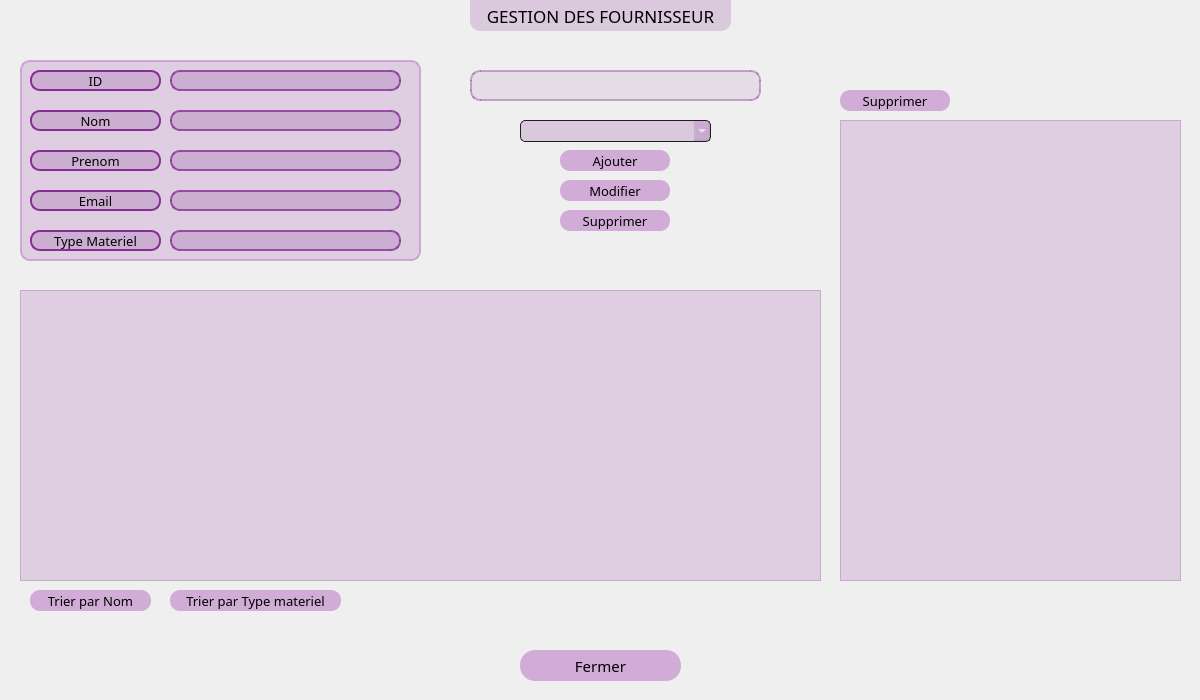
<?xml version="1.0" encoding="UTF-8"?>
<ui version="4.0">
 <class>Dialog_Fourni</class>
 <widget class="QDialog" name="Dialog_Fourni">
  <property name="geometry">
   <rect>
    <x>0</x>
    <y>0</y>
    <width>1200</width>
    <height>700</height>
   </rect>
  </property>
  <property name="windowTitle">
   <string>Dialog</string>
  </property>
  <widget class="QPushButton" name="pB_ModifierF">
   <property name="geometry">
    <rect>
     <x>560</x>
     <y>180</y>
     <width>110</width>
     <height>21</height>
    </rect>
   </property>
   <property name="font">
    <font>
     <family>Montserrat Medium</family>
     <pointsize>10</pointsize>
    </font>
   </property>
   <property name="styleSheet">
    <string notr="true">QPushButton {
background-color: rgba(199, 153, 207, 200);
border-radius: 10px;
}
QPushButton:hover {
background-color: qlineargradient(spread:pad, x1:0, y1:0, x2:0, y2:1, stop:0 rgba(117, 201, 187, 200), stop:1 rgba(199, 153, 207, 200));
}</string>
   </property>
   <property name="text">
    <string>Modifier</string>
   </property>
  </widget>
  <widget class="QPushButton" name="pB_TirerParTypeM">
   <property name="geometry">
    <rect>
     <x>170</x>
     <y>590</y>
     <width>171</width>
     <height>21</height>
    </rect>
   </property>
   <property name="font">
    <font>
     <family>Montserrat Medium</family>
     <pointsize>10</pointsize>
    </font>
   </property>
   <property name="styleSheet">
    <string notr="true">QPushButton {
background-color: rgba(199, 153, 207, 200);
border-radius: 10px;
}
QPushButton:hover {
background-color: qlineargradient(spread:pad, x1:0, y1:0, x2:0, y2:1, stop:0 rgba(117, 201, 187, 200), stop:1 rgba(199, 153, 207, 200));
}</string>
   </property>
   <property name="text">
    <string>Trier par Type materiel</string>
   </property>
  </widget>
  <widget class="QPushButton" name="pushButton_SupprimerF">
   <property name="geometry">
    <rect>
     <x>840</x>
     <y>90</y>
     <width>110</width>
     <height>21</height>
    </rect>
   </property>
   <property name="font">
    <font>
     <family>Montserrat Medium</family>
     <pointsize>10</pointsize>
    </font>
   </property>
   <property name="styleSheet">
    <string notr="true">QPushButton {
background-color: rgba(199, 153, 207, 200);
border-radius: 10px;
}
QPushButton:hover {
background-color: qlineargradient(spread:pad, x1:0, y1:0, x2:0, y2:1, stop:0 rgba(117, 201, 187, 200), stop:1 rgba(199, 153, 207, 200));
}</string>
   </property>
   <property name="text">
    <string>Supprimer</string>
   </property>
  </widget>
  <widget class="QPushButton" name="pB_AjouterF">
   <property name="geometry">
    <rect>
     <x>560</x>
     <y>150</y>
     <width>110</width>
     <height>21</height>
    </rect>
   </property>
   <property name="font">
    <font>
     <family>Montserrat Medium</family>
     <pointsize>10</pointsize>
    </font>
   </property>
   <property name="styleSheet">
    <string notr="true">QPushButton {
background-color: rgba(199, 153, 207, 200);
border-radius: 10px;
}
QPushButton:hover {
background-color: qlineargradient(spread:pad, x1:0, y1:0, x2:0, y2:1, stop:0 rgba(117, 201, 187, 200), stop:1 rgba(199, 153, 207, 200));
}</string>
   </property>
   <property name="text">
    <string>Ajouter</string>
   </property>
  </widget>
  <widget class="QPushButton" name="pB_SupprimerF">
   <property name="geometry">
    <rect>
     <x>560</x>
     <y>210</y>
     <width>110</width>
     <height>21</height>
    </rect>
   </property>
   <property name="font">
    <font>
     <family>Montserrat Medium</family>
     <pointsize>10</pointsize>
    </font>
   </property>
   <property name="styleSheet">
    <string notr="true">QPushButton {
background-color: rgba(199, 153, 207, 200);
border-radius: 10px;
}
QPushButton:hover {
background-color: qlineargradient(spread:pad, x1:0, y1:0, x2:0, y2:1, stop:0 rgba(117, 201, 187, 200), stop:1 rgba(199, 153, 207, 200));
}</string>
   </property>
   <property name="text">
    <string>Supprimer</string>
   </property>
  </widget>
  <widget class="QLabel" name="labe_TitleEvents">
   <property name="geometry">
    <rect>
     <x>470</x>
     <y>0</y>
     <width>261</width>
     <height>31</height>
    </rect>
   </property>
   <property name="font">
    <font>
     <family>LEMON MILK</family>
     <pointsize>13</pointsize>
    </font>
   </property>
   <property name="styleSheet">
    <string notr="true">background-color: rgba(134, 47, 147,50);
border-bottom-left-radius: 10px;
border-bottom-right-radius: 10px;</string>
   </property>
   <property name="text">
    <string>GESTION DES FOURNISSEUR</string>
   </property>
   <property name="alignment">
    <set>Qt::AlignCenter</set>
   </property>
  </widget>
  <widget class="QTextBrowser" name="text_Fournisseur">
   <property name="geometry">
    <rect>
     <x>840</x>
     <y>120</y>
     <width>341</width>
     <height>461</height>
    </rect>
   </property>
   <property name="styleSheet">
    <string notr="true">background-color:rgba(199, 153, 207, 100);</string>
   </property>
  </widget>
  <widget class="QLabel" name="label_BGFournisseur">
   <property name="geometry">
    <rect>
     <x>0</x>
     <y>0</y>
     <width>1200</width>
     <height>700</height>
    </rect>
   </property>
   <property name="styleSheet">
    <string notr="true">background-image: url(:/new/Image/Images/BGSponsoring.png);</string>
   </property>
   <property name="text">
    <string/>
   </property>
  </widget>
  <widget class="QTableView" name="tab_Fournisseur">
   <property name="geometry">
    <rect>
     <x>20</x>
     <y>290</y>
     <width>801</width>
     <height>291</height>
    </rect>
   </property>
   <property name="styleSheet">
    <string notr="true">background-color:rgba(199, 153, 207, 100);</string>
   </property>
  </widget>
  <widget class="QPushButton" name="pB_TirerParNom">
   <property name="geometry">
    <rect>
     <x>30</x>
     <y>590</y>
     <width>121</width>
     <height>21</height>
    </rect>
   </property>
   <property name="font">
    <font>
     <family>Montserrat Medium</family>
     <pointsize>10</pointsize>
    </font>
   </property>
   <property name="styleSheet">
    <string notr="true">QPushButton {
background-color: rgba(199, 153, 207, 200);
border-radius: 10px;
}
QPushButton:hover {
background-color: qlineargradient(spread:pad, x1:0, y1:0, x2:0, y2:1, stop:0 rgba(117, 201, 187, 200), stop:1 rgba(199, 153, 207, 200));
}</string>
   </property>
   <property name="text">
    <string>Trier par Nom</string>
   </property>
  </widget>
  <widget class="QComboBox" name="comboBox_ID">
   <property name="geometry">
    <rect>
     <x>520</x>
     <y>120</y>
     <width>191</width>
     <height>22</height>
    </rect>
   </property>
   <property name="styleSheet">
    <string notr="true">QComboBox
{
    subcontrol-origin: padding;
    subcontrol-position: top right;
    selection-background-color: #111;
    selection-color: yellow;
    color: white;
    background-color: rgba(134, 47, 147, 50);
    border-style: solid;
    border: 1px solid #1e1e1e;
    border-radius: 5;
    padding: 1px 0px 1px 20px;
}</string>
   </property>
  </widget>
  <widget class="QGroupBox" name="gB_infoevent">
   <property name="geometry">
    <rect>
     <x>20</x>
     <y>60</y>
     <width>401</width>
     <height>201</height>
    </rect>
   </property>
   <property name="styleSheet">
    <string notr="true">border: 2px solid rgba(199, 153, 207, 200);
background: rgba(199, 153, 207, 100); 
border-radius: 10px;
</string>
   </property>
   <property name="title">
    <string/>
   </property>
   <widget class="QLineEdit" name="lineEdit_Nom">
    <property name="geometry">
     <rect>
      <x>150</x>
      <y>50</y>
      <width>231</width>
      <height>21</height>
     </rect>
    </property>
    <property name="styleSheet">
     <string notr="true">QLineEdit {
	background-color: rgba(134, 47, 147, 50);
		border: 2px solid rgba(134, 47, 147, 200);
			border-radius: 10px;
}
QLineEdit:hover {
	background-color: rgba(134, 47, 147, 50);
		border: 2px solid rgba(47, 127, 147, 200);
			border-radius: 10px;
}</string>
    </property>
   </widget>
   <widget class="QLabel" name="label_Prenom">
    <property name="geometry">
     <rect>
      <x>10</x>
      <y>90</y>
      <width>131</width>
      <height>21</height>
     </rect>
    </property>
    <property name="font">
     <font>
      <family>Montserrat Medium</family>
      <pointsize>10</pointsize>
     </font>
    </property>
    <property name="styleSheet">
     <string notr="true">background-color: rgba(134, 47, 147, 50);
	border: 2px solid rgb(134, 47, 147);
		border-radius: 10px;
</string>
    </property>
    <property name="text">
     <string>Prenom</string>
    </property>
    <property name="alignment">
     <set>Qt::AlignCenter</set>
    </property>
   </widget>
   <widget class="QLabel" name="label_ID">
    <property name="geometry">
     <rect>
      <x>10</x>
      <y>10</y>
      <width>131</width>
      <height>21</height>
     </rect>
    </property>
    <property name="font">
     <font>
      <family>Montserrat Medium</family>
      <pointsize>10</pointsize>
     </font>
    </property>
    <property name="styleSheet">
     <string notr="true">background-color: rgba(134, 47, 147, 50);
	border: 2px solid rgb(134, 47, 147);
		border-radius: 10px;
</string>
    </property>
    <property name="text">
     <string>ID</string>
    </property>
    <property name="alignment">
     <set>Qt::AlignCenter</set>
    </property>
   </widget>
   <widget class="QLabel" name="label_Email">
    <property name="geometry">
     <rect>
      <x>10</x>
      <y>130</y>
      <width>131</width>
      <height>21</height>
     </rect>
    </property>
    <property name="font">
     <font>
      <family>Montserrat Medium</family>
      <pointsize>10</pointsize>
     </font>
    </property>
    <property name="styleSheet">
     <string notr="true">background-color: rgba(134, 47, 147, 50);
	border: 2px solid rgb(134, 47, 147);
		border-radius: 10px;
</string>
    </property>
    <property name="text">
     <string>Email</string>
    </property>
    <property name="alignment">
     <set>Qt::AlignCenter</set>
    </property>
   </widget>
   <widget class="QLineEdit" name="lineEdit_ID">
    <property name="geometry">
     <rect>
      <x>150</x>
      <y>10</y>
      <width>231</width>
      <height>21</height>
     </rect>
    </property>
    <property name="styleSheet">
     <string notr="true">QLineEdit {
	background-color: rgba(134, 47, 147, 50);
		border: 2px solid rgba(134, 47, 147, 200);
			border-radius: 10px;
}
QLineEdit:hover {
	background-color: rgba(134, 47, 147, 50);
		border: 2px solid rgba(47, 127, 147, 200);
			border-radius: 10px;
}</string>
    </property>
   </widget>
   <widget class="QLineEdit" name="LineEdit_Prenom">
    <property name="geometry">
     <rect>
      <x>150</x>
      <y>90</y>
      <width>231</width>
      <height>21</height>
     </rect>
    </property>
    <property name="styleSheet">
     <string notr="true">QLineEdit {
	background-color: rgba(134, 47, 147, 50);
		border: 2px solid rgba(134, 47, 147, 200);
			border-radius: 10px;
}
QLineEdit:hover {
	background-color: rgba(134, 47, 147, 50);
		border: 2px solid rgba(47, 127, 147, 200);
			border-radius: 10px;
}</string>
    </property>
   </widget>
   <widget class="QLabel" name="label_Nom">
    <property name="geometry">
     <rect>
      <x>10</x>
      <y>50</y>
      <width>131</width>
      <height>21</height>
     </rect>
    </property>
    <property name="font">
     <font>
      <family>Montserrat Medium</family>
      <pointsize>10</pointsize>
     </font>
    </property>
    <property name="styleSheet">
     <string notr="true">background-color: rgba(134, 47, 147, 50);
	border: 2px solid rgb(134, 47, 147);
		border-radius: 10px;
</string>
    </property>
    <property name="text">
     <string>Nom</string>
    </property>
    <property name="alignment">
     <set>Qt::AlignCenter</set>
    </property>
   </widget>
   <widget class="QLineEdit" name="lineEdit_Email">
    <property name="geometry">
     <rect>
      <x>150</x>
      <y>130</y>
      <width>231</width>
      <height>21</height>
     </rect>
    </property>
    <property name="styleSheet">
     <string notr="true">QLineEdit {
	background-color: rgba(134, 47, 147, 50);
		border: 2px solid rgba(134, 47, 147, 200);
			border-radius: 10px;
}
QLineEdit:hover {
	background-color: rgba(134, 47, 147, 50);
		border: 2px solid rgba(47, 127, 147, 200);
			border-radius: 10px;
}</string>
    </property>
   </widget>
   <widget class="QLabel" name="label_TypeM">
    <property name="geometry">
     <rect>
      <x>10</x>
      <y>170</y>
      <width>131</width>
      <height>21</height>
     </rect>
    </property>
    <property name="font">
     <font>
      <family>Montserrat Medium</family>
      <pointsize>10</pointsize>
     </font>
    </property>
    <property name="styleSheet">
     <string notr="true">background-color: rgba(134, 47, 147, 50);
	border: 2px solid rgb(134, 47, 147);
		border-radius: 10px;
</string>
    </property>
    <property name="text">
     <string>Type Materiel</string>
    </property>
    <property name="alignment">
     <set>Qt::AlignCenter</set>
    </property>
   </widget>
   <widget class="QLineEdit" name="lineEdit_TypeM">
    <property name="geometry">
     <rect>
      <x>150</x>
      <y>170</y>
      <width>231</width>
      <height>21</height>
     </rect>
    </property>
    <property name="styleSheet">
     <string notr="true">QLineEdit {
	background-color: rgba(134, 47, 147, 50);
		border: 2px solid rgba(134, 47, 147, 200);
			border-radius: 10px;
}
QLineEdit:hover {
	background-color: rgba(134, 47, 147, 50);
		border: 2px solid rgba(47, 127, 147, 200);
			border-radius: 10px;
}</string>
    </property>
   </widget>
  </widget>
  <widget class="QPushButton" name="pushButton_Fermer">
   <property name="geometry">
    <rect>
     <x>520</x>
     <y>650</y>
     <width>161</width>
     <height>31</height>
    </rect>
   </property>
   <property name="font">
    <font>
     <family>Montserrat SemiBold</family>
     <pointsize>11</pointsize>
    </font>
   </property>
   <property name="styleSheet">
    <string notr="true">QPushButton {
background-color: rgba(199, 153, 207, 200);
border-radius: 15px;
}
QPushButton:hover {
background-color: qlineargradient(spread:pad, x1:0, y1:0, x2:0, y2:1, stop:0 rgba(189, 96, 96, 200), stop:1 rgba(199, 153, 207, 200));
}</string>
   </property>
   <property name="text">
    <string>Fermer</string>
   </property>
  </widget>
  <widget class="QLabel" name="label_Info">
   <property name="geometry">
    <rect>
     <x>470</x>
     <y>70</y>
     <width>291</width>
     <height>31</height>
    </rect>
   </property>
   <property name="font">
    <font>
     <family>Montserrat Medium</family>
     <pointsize>11</pointsize>
    </font>
   </property>
   <property name="styleSheet">
    <string notr="true">background-color: rgba(134, 47, 147, 25);
	border: 2px solid rgba(134, 47, 147, 100);
		border-radius: 10px;
</string>
   </property>
   <property name="text">
    <string/>
   </property>
   <property name="alignment">
    <set>Qt::AlignCenter</set>
   </property>
  </widget>
  <zorder>label_BGFournisseur</zorder>
  <zorder>pB_ModifierF</zorder>
  <zorder>pB_TirerParTypeM</zorder>
  <zorder>pushButton_SupprimerF</zorder>
  <zorder>pB_AjouterF</zorder>
  <zorder>pB_SupprimerF</zorder>
  <zorder>labe_TitleEvents</zorder>
  <zorder>text_Fournisseur</zorder>
  <zorder>tab_Fournisseur</zorder>
  <zorder>pB_TirerParNom</zorder>
  <zorder>comboBox_ID</zorder>
  <zorder>gB_infoevent</zorder>
  <zorder>pushButton_Fermer</zorder>
  <zorder>label_Info</zorder>
 </widget>
 <resources/>
 <connections/>
</ui>
